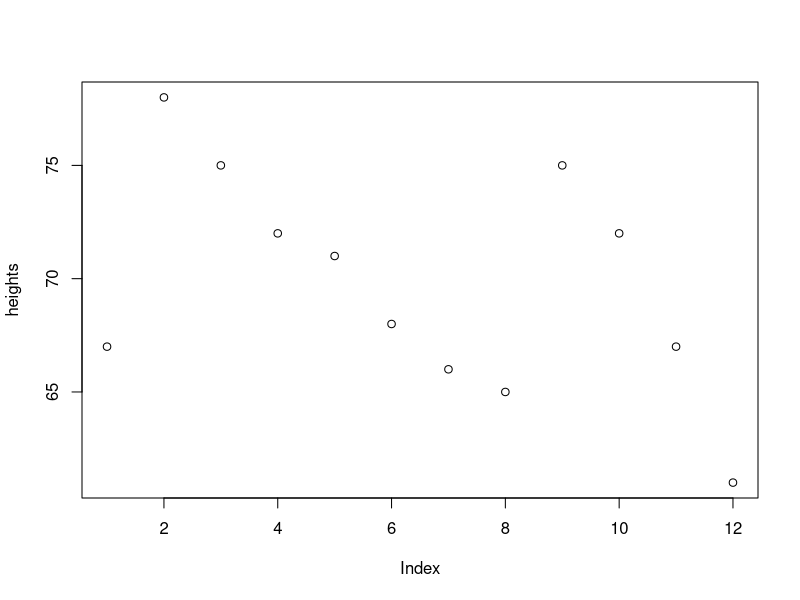
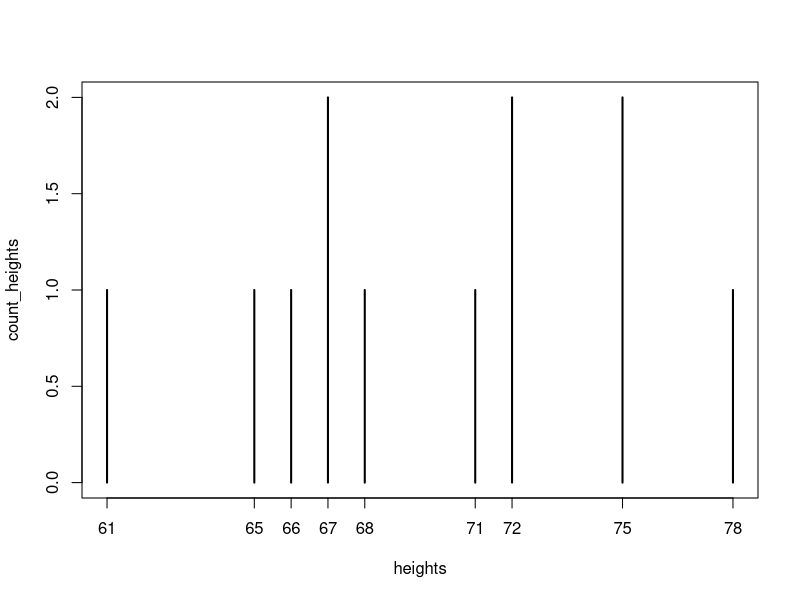
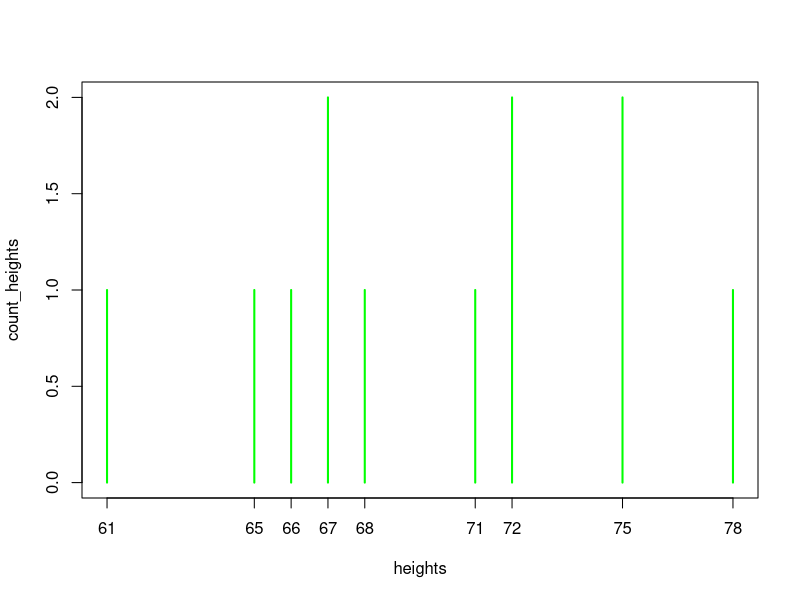

Write the R code that produced these figures, in order.
# These are the commands used for the first lesson
# They were performed over the CLI (Command Line Interface)
# As such, they will likely not output correctly if ran directly as a script
####################################
# Required package installation: ggplot2

# just showing output and basic math operators
1+2*-3
4/3

# Assignment operator (<-) to create variables
max_score <- 42
your_score <- 29

# use of variables directly and with first built-in function
your_score/max_score
your_score/max_score * 100
round(your_score/max_score * 100, 0)

# creating a vector of student heights (random data)
heights <- c(67,78,75,72,71,68,66,65,75,72,67,61)
heights

# aggregated functions with vector
sum(heights)
length(heights)
sum(heights)/length(heights)
mean(heights)

sd(heights)

# plotting heights as a count of heights (frequency chart)
plot(heights) # just makes scatter plot
count_heights <- table(heights)
plot(count_heights)
plot(count_heights, col="green")

